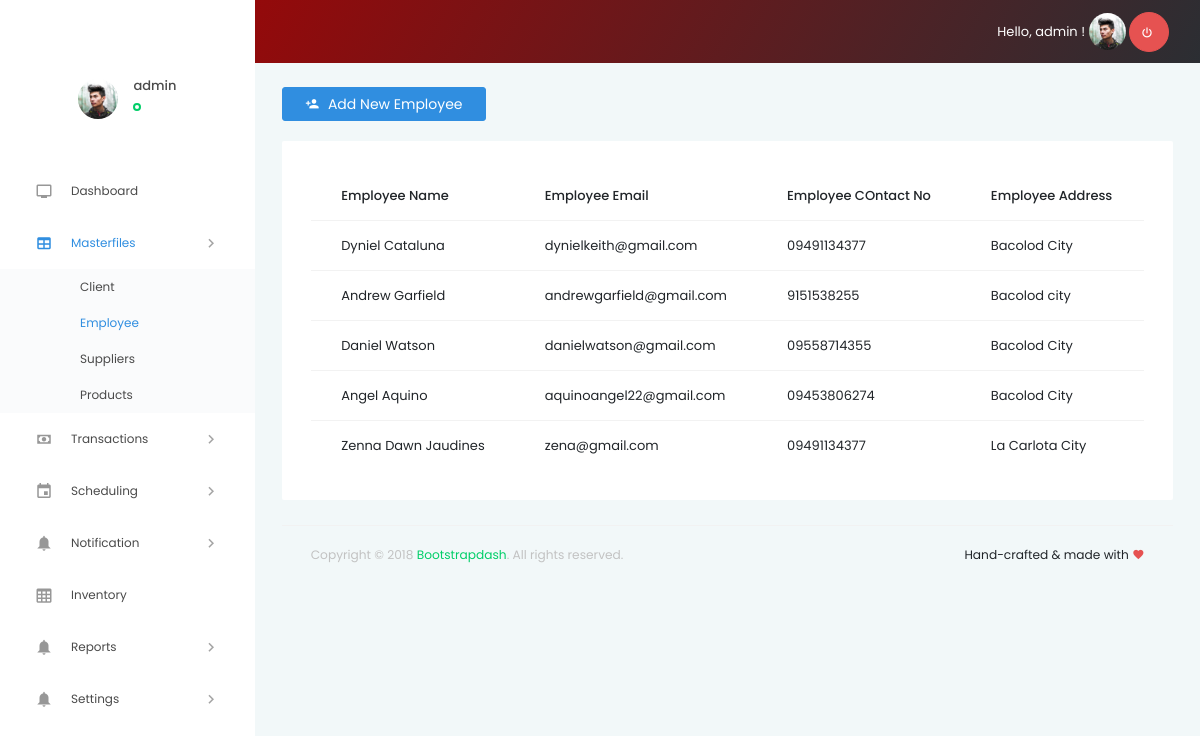
The app's page /pages/masterfiles/employee.php (signed in) with its own data.
### tables this page shows
CREATE TABLE `employees` (
  `employeeID` int(11) NOT NULL AUTO_INCREMENT,
  `employeeName` varchar(100) NOT NULL,
  `employeeEmail` varchar(100) NOT NULL,
  `employeeContactNo` varchar(30) NOT NULL,
  `employeeAddress` varchar(200) NOT NULL,
  `employeePosition` varchar(50) NOT NULL,
  `hasAccount` int(11) NOT NULL,
  PRIMARY KEY (`employeeID`)
);

### pages/masterfiles/employee.php (the view, shortened to what this page needs)
<!DOCTYPE html>
<html lang="en">
<head>
  <link rel="stylesheet" href="../../vendors/iconfonts/mdi/css/materialdesignicons.min.css">
  <link rel="stylesheet" href="../../vendors/css/vendor.bundle.base.css">
  <link rel="stylesheet" href="../../vendors/css/vendor.bundle.addons.css">
  <link rel="stylesheet" href="../../css/style.css">
</head>
<body>
  <div class="container-scroller">
    <?php
      require "../requiredPages/pagesNav.php";
    ?>
      <div class="main-panel">
        <div class="content-wrapper">
          <div class="row purchace-popup">
            <div class="col-12">
                <button class="btn btn-primary"  data-toggle="modal" data-target="#addNewEmployee" style="margin-bottom: 20px;"><i class="menu-icon mdi mdi-account-plus"></i> Add New Employee</button>
              <div class="card">
                <div class="card-body">
                <div class="table-responsive">
                <table class="table datatable" id="walkInDataTable">
                        <thead>
                                    <tr>
                                        <th>Employee Name</th>
                                        <th>Employee Email</th>
                                        <th>Employee COntact No</th>
                                        <th>Employee Address</th>
                                    </tr>
                        </thead>
                        <tbody>
                            <?php
                                require '../../php/databaseConn.php';
                                $query = $conn->query("select * from `employees` where employeeID > 1") or die(mysqli_error());
                                while($fetch = $query->fetch_array()){
                            ?>
                                <tr>
                                    <td><?php echo $fetch['employeeName']?></td>
                                    <td><?php echo $fetch['employeeEmail']?></td>
                                    <td><?php echo $fetch['employeeContactNo']?></td>
                                    <td><?php echo $fetch['employeeAddress']?></td>
                                </tr>
                            <?php
                                }
                            ?>
                        </tbody>
                    </table>
                </div>
              </div>
            </div>
          </div>
        </div>
        <?php
            include "../requiredPages/modals/addNewEmployeeProfile.php";
        ?>
        <footer class="footer">
          <div class="container-fluid clearfix">
            <span class="text-muted d-block text-center text-sm-left d-sm-inline-block">Copyright © 2018
              <a href="http://www.bootstrapdash.com/" target="_blank">Bootstrapdash</a>. All rights reserved.</span>
            <span class="float-none float-sm-right d-block mt-1 mt-sm-0 text-center">Hand-crafted & made with
              <i class="mdi mdi-heart text-danger"></i>
            </span>
          </div>
        </footer>
      </div>
    </div>
</body>
</html>

### records on screen
employees: employeeName "Dyniel Cataluna", employeeEmail "dynielkeith@gmail.com", employeeContactNo "09491134377", employeeAddress "Bacolod City"
employees: employeeName "Andrew Garfield", employeeEmail "andrewgarfield@gmail.com", employeeContactNo "9151538255", employeeAddress "Bacolod city"
employees: employeeName "Daniel Watson", employeeEmail "danielwatson@gmail.com", employeeContactNo "09558714355", employeeAddress "Bacolod City"
employees: employeeName "Angel Aquino", employeeEmail "aquinoangel22@gmail.com", employeeContactNo "09453806274", employeeAddress "Bacolod City"
employees: employeeName "Zenna Dawn Jaudines", employeeEmail "zena@gmail.com", employeeContactNo "09491134377", employeeAddress "La Carlota City"

### other values on screen
$_SESSION['userOwner'] "admin"
